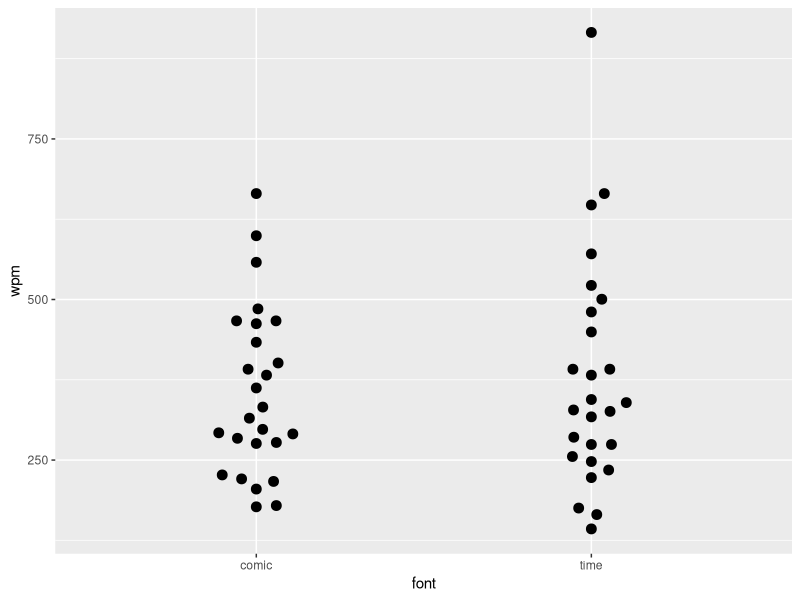

Write R code to recreate this figure.
#####################
#Installing packages#
#####################
install.packages(c("ggplot2","ggbeeswarm"))
####################
#Importing packages#
####################
library(ggplot2)
library(ggbeeswarm)
################################
#Reading in and formatting data#
################################
experiment158<-read.csv("Experiment 158 - tidyverse-friendly.csv")
#####################################################################################
#Paired t-testing with alternative hypothesis true mean difference is not equal to 0#
#####################################################################################
t.test(experiment158$comic,experiment158$time,paired=TRUE)
###########################################################################
#Plotting the beehive plot of font vs. words per minute (Figure 1 in text)#
###########################################################################
experiment158a<-data.frame( wpm=c(experiment158$time,experiment158$comic),font=factor( c(rep(c("time"),26),rep(c("comic"),26))))
experiment158a |>
  ggplot(aes(x = font, y = wpm)) +
  geom_beeswarm(cex = 3, size = 3)
######################################
#Analysis of Variance (ANOVA) testing#
######################################
summary(aov(wpm~font,data=experiment158a))
